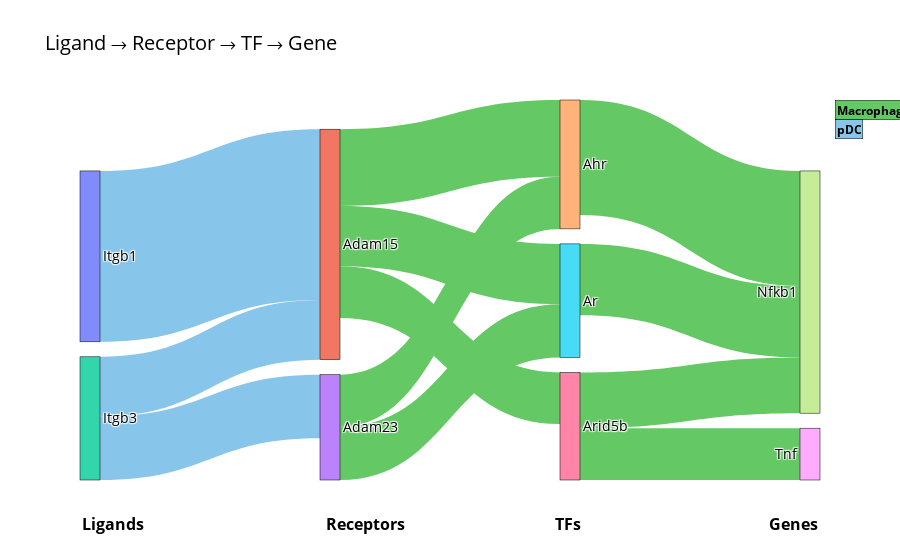

The notebook cell saved with this chart:
### Code cell
print("=== TEST 2: Ligand Sankey (Ligand → Receptor → TF → Gene) ===")

plot_ligand_sankey_fixed(
    multicell_obj=multicell,
    results=results,
    cell_type="Macrophage",
    seeds=seed_genes,
    ligand_cells=["pDC", "Macrophage"],
    top_ligand_n=20,
    top_receptor_n=15,
    top_tf_n=10,
    per_celltype=True,
    flow="upstream",
    save_path=None
)

### Figure 1 — Plotly figure (JSON) as saved in the notebook; plotly's stock layout.template omitted (floating-point values rounded to 4 significant figures)
{"data": [{"link": {"color": ["rgba(55, 158, 221, 0.6)", "rgba(55, 158, 221, 0.6)", "rgba(55, 158, 221, 0.6)", "rgba(100, 200, 100, 1)", "rgba(100, 200, 100, 1)", "rgba(100, 200, 100, 1)", "rgba(100, 200, 100, 1)", "rgba(100, 200, 100, 1)", "rgba(100, 200, 100, 1)", "rgba(100, 200, 100, 1)", "rgba(100, 200, 100, 1)", "rgba(100, 200, 100, 1)"], "source": [0, 2, 2, 1, 1, 1, 3, 3, 4, 5, 6, 6], "target": [1, 3, 1, 4, 5, 6, 4, 5, 7, 7, 7, 8], "value": [0.5811, 0.2162, 0.2027, 0.2613, 0.205, 0.1755, 0.177, 0.1812, 0.3913, 0.2429, 0.1895, 0.1762]}, "node": {"label": ["Itgb1", "Adam15", "Itgb3", "Adam23", "Ahr", "Ar", "Arid5b", "Nfkb1", "Tnf"], "line": {"color": "black", "width": 0.5}, "pad": 15, "thickness": 20}, "orientation": "h", "type": "sankey"}], "layout": {"annotations": [{"align": "left", "bgcolor": "rgba(100, 200, 100, 1)", "bordercolor": "black", "borderwidth": 0.5, "font": {"size": 12}, "showarrow": false, "text": "<b>Macrophage</b>", "x": 1.02, "xanchor": "left", "y": 1}, {"align": "left", "bgcolor": "rgba(55, 158, 221, 0.6)", "bordercolor": "black", "borderwidth": 0.5, "font": {"size": 12}, "showarrow": false, "text": "<b>pDC</b>", "x": 1.02, "xanchor": "left", "y": 0.95}, {"font": {"size": 16}, "showarrow": false, "text": "<b>Ligands</b>", "x": 0, "y": -0.15}, {"font": {"size": 16}, "showarrow": false, "text": "<b>Receptors</b>", "x": 0.33, "y": -0.15}, {"font": {"size": 16}, "showarrow": false, "text": "<b>TFs</b>", "x": 0.66, "y": -0.15}, {"font": {"size": 16}, "showarrow": false, "text": "<b>Genes</b>", "x": 1, "y": -0.15}], "font": {"color": "black", "size": 14}, "title": {"text": "Ligand → Receptor → TF → Gene"}}}
